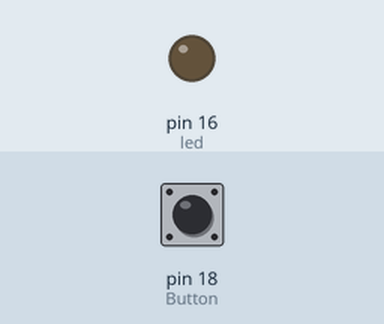
Simulated run of this program. Board: MicroPython board. Shown: output pins drawn as LEDs (lit = HIGH). Dashed ring = blinking. Inputs (shaded band) come from the test bench; at power-on: pin 18 (Button) LOW.

Above: at 1.2 s.
1.3 s: pin 18 (Button) pulled HIGH for 1 s
At 2.9 s:
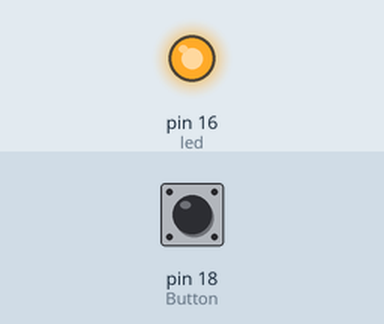
3.8 s: pin 18 (Button) pulled HIGH for 0.15 s
At 4.2 s:
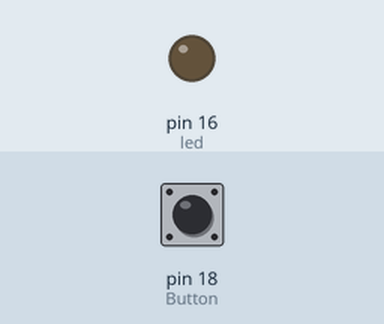
5.4 s: pin 18 (Button) pulled HIGH for 3.2 s
At 5.5 s:
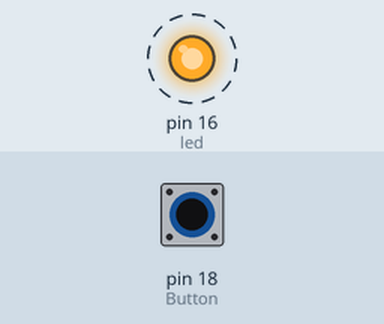
Timing chart, 0 to 9.9 s (numbered marks = the images above; inputs shaded):
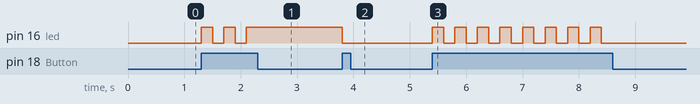

Measured:
- after the input at 1.3 s, pin 16 (led): alternates HIGH for 0.20 s and LOW for 0.20 s, 5 changes in all, then stays HIGH, starting at once
- after the input at 3.8 s, pin 16 (led): HIGH → LOW at once
- after the input at 5.4 s, pin 16 (led): alternates HIGH for 0.20 s and LOW for 0.20 s, 16 changes in all, then stays LOW, starting at once

The program:

Kit_LED_and_Button.py
```python
# Toggling led with push button and interrupt
from machine import Pin   #on importe Pin de la librairie machine pour pouvoir utiliser les Pin
from utime import sleep   #on importe sleep de la librairie utime pour stopper notre programme pendant x secondes

Button = Pin(18, Pin.IN)  #on configure la pin 18 comme entrée (la où est connecté le bouton)
led = Pin(16, Pin.OUT)    #on configure la pin 16 comme sortie (la où est connecté la led)
val = 0

while True:
    val = Button.value()  #Si le bouton est pressé il sera à un niveau haut et entrera dans le if
    if val == 1:
        led.toggle()      #change l'état de la led
        sleep(0.2)        #Permet de stopper le programme pendant 0.2
                          #pour qu'il ne lise pas la valeur du bouton une 2eme fois
```
